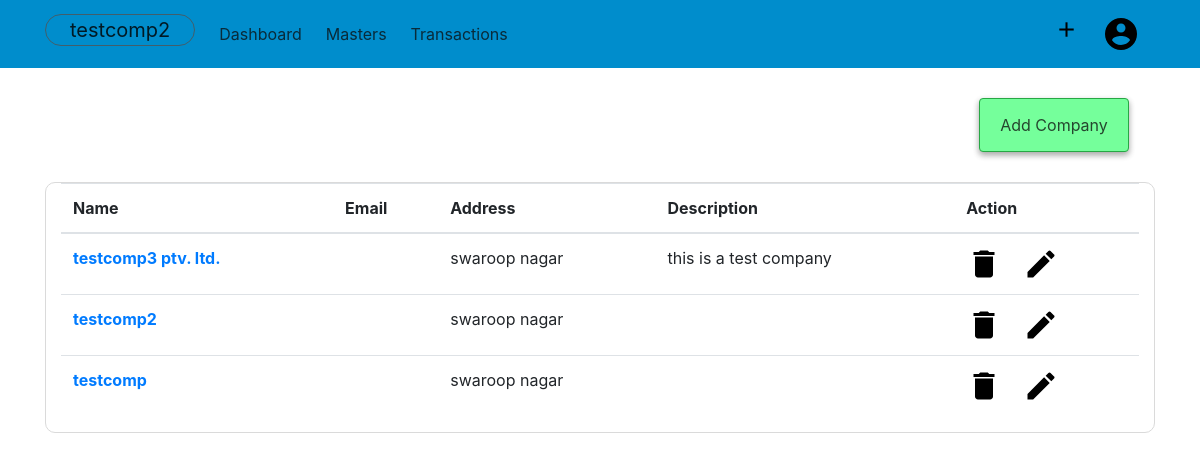
The page /companies (signed in) on the database its author committed.
### acsystem/models.py (models this page shows, shortened)
class Company(db.Model):
    id = db.Column(db.Integer, primary_key=True)
    companyname = db.Column(db.String(80), unique=True, nullable=False)
    mailingname = db.Column(db.String(80), nullable = False)
    address = db.Column(db.String(100), nullable=False)
    country = db.Column(db.String(40), nullable=False)
    state = db.Column(db.String(40), nullable=False)
    pin = db.Column(db.Integer)
    email = db.Column(db.String(60))
    phoneno = db.Column(db.Integer)
    website = db.Column(db.String(60))
    datecreated = db.Column(db.DateTime, default = datetime.utcnow, nullable=False)
    gstno = db.Column(db.Integer)
    description = db.Column(db.Text)
    user_id = db.Column(db.Integer, db.ForeignKey('user.id'), nullable=False)

### acsystem/routes.py (the view)
@app.route("/companies")
@login_required
def companies():
    companies = Company.query.filter_by(owner = current_user).order_by(Company.datecreated.desc())
    return render_template("companies.html", title="Company", companies = companies, activecomp = activecomp)

### acsystem/models.py (called while the page is built)
@login_manager.user_loader
def load_user(user_id):
    return User.query.get(int(user_id))

### acsystem/templates/companies.html
{% extends "layout.html"%}
{% block content %}
<div class="container">
    <div class="container-fluid">
        <ul class="nav justify-content-end">
            <li class="btn btn-success">
                <a class="nav-link" href="{{ url_for('addcompany') }}">Add Company</a>
            </li>
        </ul>
    </div>
    <div class="container-fluid" style="border:1px solid rgb(218, 218, 218); border-radius:10px;">
        <table class="table">
            <thead>
                <tr>
                    <th scope="col">Name</th>
                    <th scope="col">Email</th>
                    <th scope="col">Address</th>
                    <th scope="col">Description</th>
                    <th scope="col">Action</th>
                </tr>
            </thead>
            <tbody>
                {% for company in companies %}
                <tr>
                    <th scope="row"> <a href="{{url_for('activatecompany', compid= company.id) }}">{{company.companyname }}</a> </th>
                    <td>{{ company.email }}</td>
                    <td>{{ company.address }}</td>
                    <td >{{ company.description }}</td>
                    <td><a href="#"><img class="mr-2" src="{{ url_for('static',filename='images/delete.png') }}" alt="delete">
                        </a> <a href="#"><img class="ml-2" src="{{ url_for('static',filename='images/edit.png') }}" alt="edit"></a></td>
                </tr>
                {% endfor %}
            </tbody>
        </table>
    </div>
</div>
{% endblock content %}

### acsystem/templates/layout.html (shortened to what this page needs)
{% extends "header.html" %}
{% block body %}
<nav class="navbar navbar-expand-lg">
    <div class="container">
        <ul class="navbar-nav">
            <li>
                <a class="navbar-brand" href="{{ url_for('companies') }}">{{ activecomp.companyname }} </a>
            </li>
            <li class="nav-item">
                <a class="nav-link" href="{{ url_for('dashboard')}}">Dashboard</a>
            </li>
            <li class="nav-item dropdown">
                <a class="nav-link dropdown-toggle" href="#" id="drop1" data-toggle="dropdown">
                    Masters
                </a>
            </li>
            <li class="nav-item dropdown">
                <a class="nav-link dropdown-toggle" href="#" id="drop2" data-toggle="dropdown">
                    Transactions
                </a>
            </li>
        </ul>
        <ul class="navbar-nav">
            <li class="nav-item dropdown">
                <a class="nav-link dropdown-toggle" href="#" id="dropadd" data-toggle="dropdown">
                    <img src="{{url_for('static', filename='images/add.png')}}" alt="+" width="25px;"></a>
            </li>
            <li class="nav-item dropdown">
                <a class="nav-link dropdown-toggle" href="#" id="dropaccount" data-toggle="dropdown">
                    <img src="{{ url_for('static', filename='images/user.png')}}" alt="Account">
                </a>
            </li>
        </ul>
    </div>
</nav>
    {% block content%} {% endblock %}
{% endblock %}

### acsystem/static/style.css (style rules this page uses)
.btn { -webkit-box-shadow: 0 3px 6px rgba(0, 0, 0, 0.16), 0 3px 6px rgba(0, 0, 0, 0.23); box-shadow: 0 3px 6px rgba(0, 0, 0, 0.16), 0 3px 6px rgba(0, 0, 0, 0.23); }
.dropdown ::after { display: none !important; }
.navbar-brand { color: rgba(0, 0, 0, 0.822); border: 1px solid rgba(83, 83, 83, 0.8); border-radius: 30px; padding: 0 1.5rem; }
.nav-item { display: block; padding-right: .5rem; }
.navbar-nav { -webkit-box-orient: horizontal !important; -webkit-box-direction: normal !important; -ms-flex-direction: row !important; flex-direction: row !important; }
.nav-link { color: rgba(12, 12, 12, 0.76); padding: .5rem !important; }
.navbar { background-color: #008dcc; }
.btn { margin: 0 .7rem; }
.btn-success { background-color: #75ff9b !important; }
.container-fluid { margin-top: 30px !important; }

### rows shown on the page
Company: companyname "testcomp2", address "swaroop nagar"
Company: companyname "testcomp3 ptv. ltd.", address "swaroop nagar", description "this is a test company"
Company: companyname "testcomp", address "swaroop nagar"
